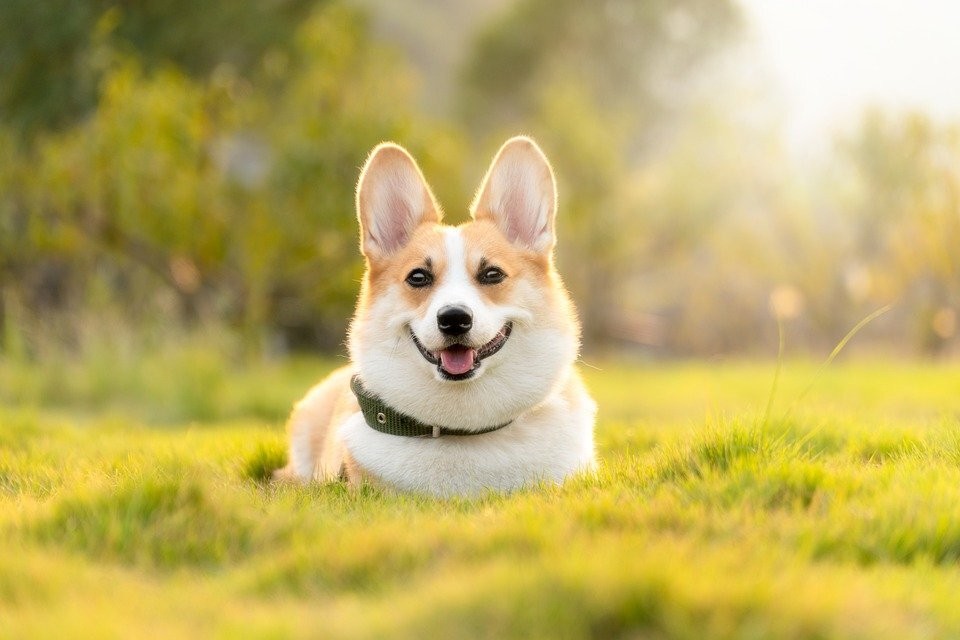
#> input picture res/img1.jpeg, 960 x 640 px, found by its file name
$ python 14-perspective-transform.py
#> lines starting #> are read from the running program, lines starting #| are printed output that depends on the picture; after the words box and inside, x2 and y2 are one past the last pixel; in counts of white or black regions, pixels touching at a corner belong together
# mtrx = cv2.getPerspectiveTransform(pts1, pts2)
# pts1: 변환 이전 영상의 좌표 4개, 4 x 2 배열
# pts2: 변환 이후 영상의 좌표 4개, 4 x 2 배열
# mtrx: 변환행렬 반환, 3 x 3 행렬

import cv2
import numpy as np

path = './res/img1.jpeg'
img = cv2.imread(path)
#> img is the input picture: shape (640, 960, 3); mean B, G, R 98.3, 173.6, 190
rows, cols = img.shape[:2]
#> rows = 640; cols = 960

# 원근 변환 전 4개의 좌표
# topLeft(0,0), bottomLeft(0,h), topRight(w,0), bottomRights(w,h)
pts1 = np.float32([ [0,0], [0,rows], [cols,0], [cols,rows] ])
#> pts1 = [[0, 0], [0, 640], [960, 0], [960, 640]]
pts2 = np.float32([ [100,50], [10,rows-50], [cols-100, 50], [cols-10,rows-50] ])

# 변환 전 좌표를 표시
cv2.circle(img, (0,0), 10, (255,0,0), -1)
#> img: shape (640, 960, 3); 0.01% of pixels changed, all inside (x1, y1, x2, y2) = (0, 0, 11, 11)
cv2.circle(img, (0,rows), 10, (255,0,0), -1)
#> img: shape (640, 960, 3); mean B, G, R 98.4, 173.6, 190
cv2.circle(img, (cols,0), 10, (255,0,0), -1)
#> img: shape (640, 960, 3); mean B, G, R 98.4, 173.6, 189.9
cv2.circle(img, (cols,rows), 10, (255,0,0), -1)
#> img: shape (640, 960, 3); mean B, G, R 98.4, 173.6, 189.9

# 원근 변환 행렬 계산
mtrx = cv2.getPerspectiveTransform(pts1, pts2)

# 원근 변환 적용
dst = cv2.warpPerspective(img, mtrx, (cols, rows))
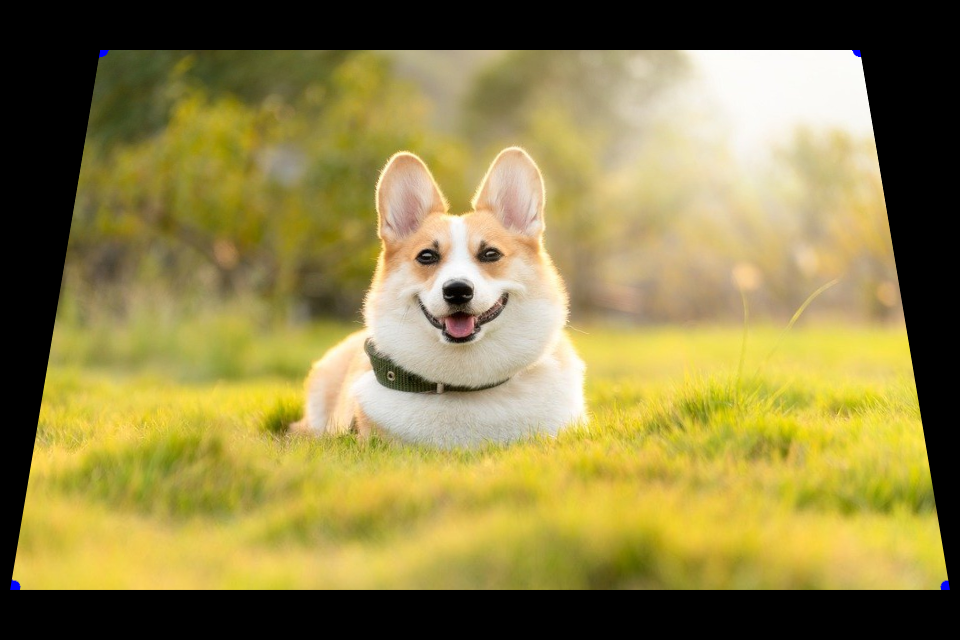
#> dst: shape (640, 960, 3); mean B, G, R 71.1, 130.8, 143.5

cv2.imshow('origin', img)
cv2.imshow('dst', dst)

cv2.waitKey()
cv2.destroyAllWindows()
